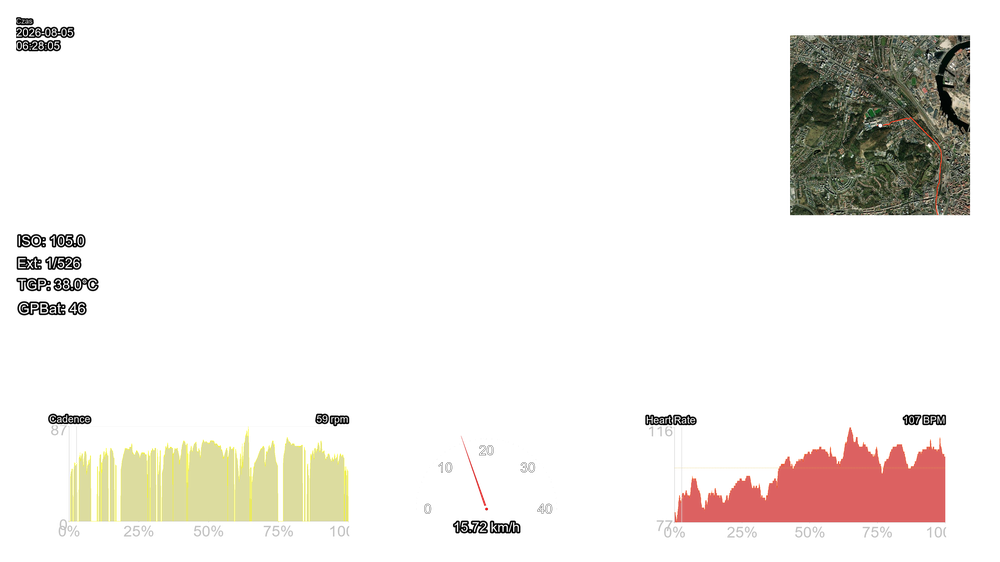
#> input picture 01_python_hud.png, 1000 x 562 px, shrunk from 3840 x 2160 before the run, found by its file name
$ python inspect_images.py
#> lines starting #> are read from the running program, lines starting #| are printed output that depends on the picture
import os
import numpy as np
from PIL import Image

for name in ["01_python_hud.png", "02_buffer_sent_to_dll.png", "03_d3d11_hud_texture.png", "04_videoprocessor_output.png", "05_final_encoded_frame.png"]:
    if os.path.exists(name):
        im = Image.open(name)
#> im is the input picture: PIL image 1000x562 RGBA; mean R, G, B, A 21.2, 15.6, 9.7, 27.4
        arr = np.array(im)
        print(f"=== IMAGE {name} ===")
        print(f"  Shape: {arr.shape}, Dtype: {arr.dtype}")
#|   Shape: (562, 1000, 4), Dtype: uint8
        non_zero = (arr > 20).sum()
#> non_zero = 277065
        print(f"  Min: {arr.min()}, Max: {arr.max()}, Mean: {arr.mean():.2f}, Non-black (>20) count: {non_zero}")
#|   Min: 0, Max: 255, Mean: 18.48, Non-black (>20) count: 277065
        if arr.ndim == 3 and arr.shape[2] >= 3:
            r, g, b = arr[:, :, 0], arr[:, :, 1], arr[:, :, 2]
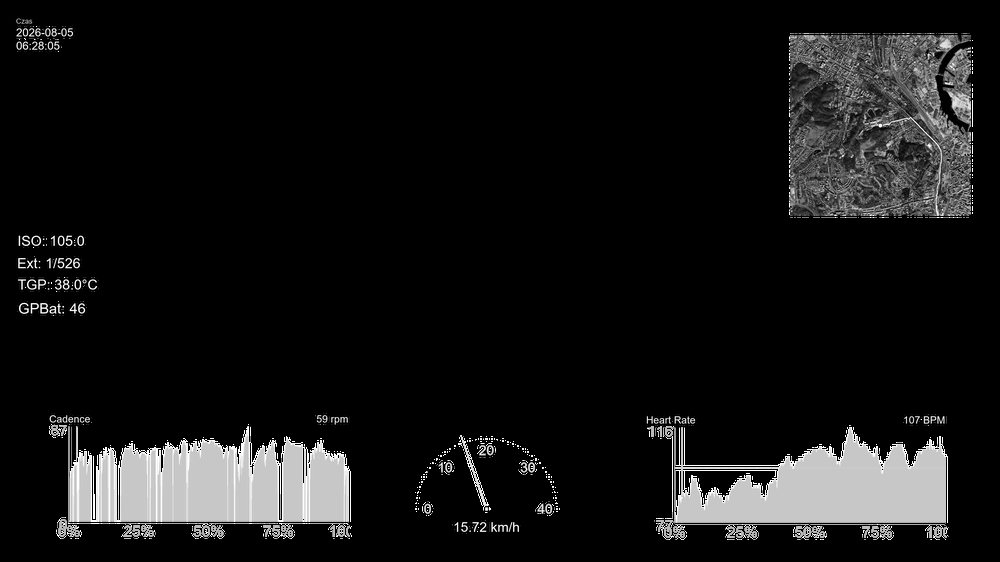
#> r: shape (562, 1000); min 0, max 255, mean 21.2
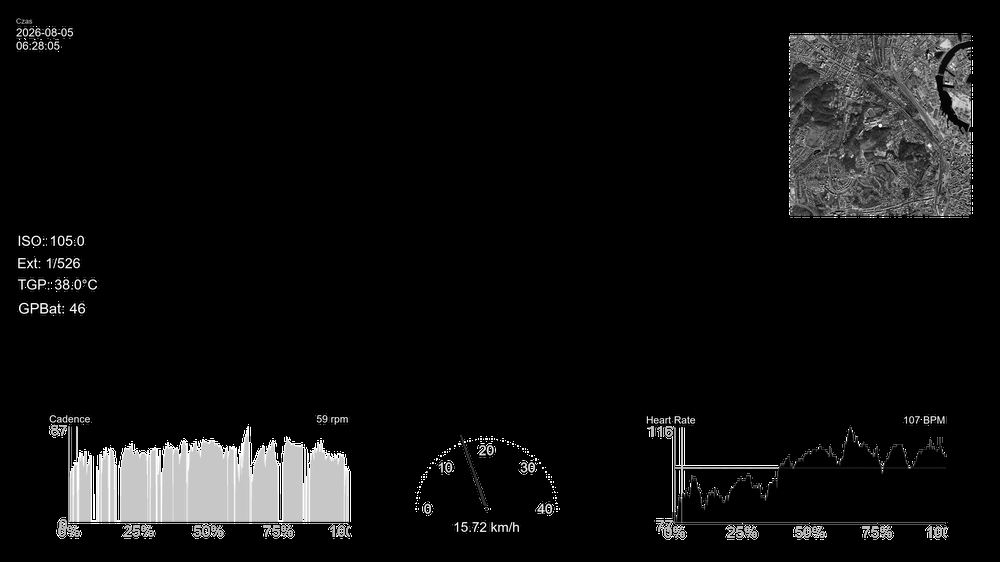
#> g: shape (562, 1000); min 0, max 255, mean 15.6
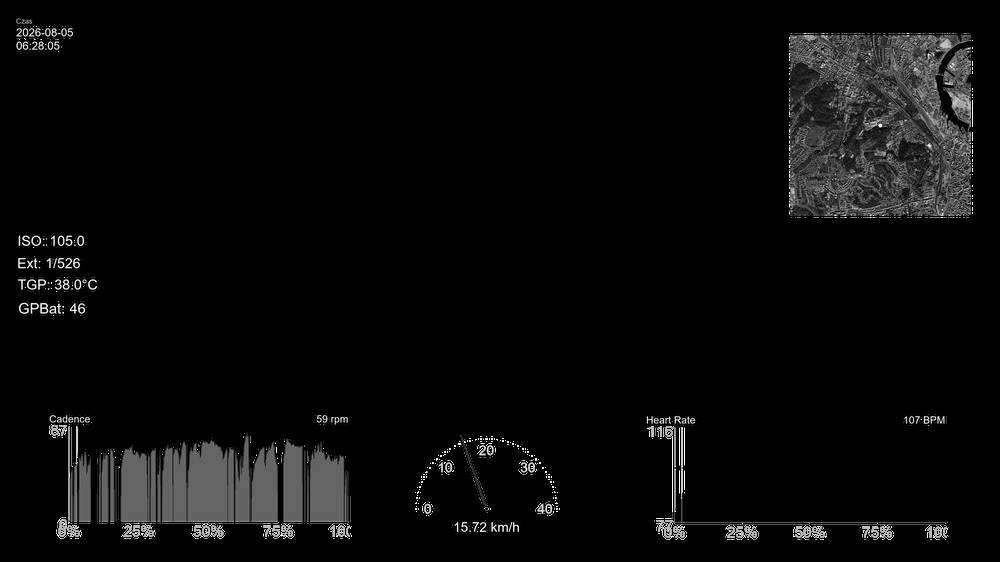
#> b: shape (562, 1000); min 0, max 255, mean 9.7
            print(f"  Channel Means -> R: {r.mean():.2f}, G: {g.mean():.2f}, B: {b.mean():.2f}")
#|   Channel Means -> R: 21.17, G: 15.62, B: 9.71
            print(f"  Channel Max   -> R: {r.max()}, G: {g.max()}, B: {b.max()}")
#|   Channel Max   -> R: 255, G: 255, B: 255
#> pass 3 of the loop `for name in ["01_python_hud.png", "02_buffer_sent_to_dll.png", "03_d3d..`:
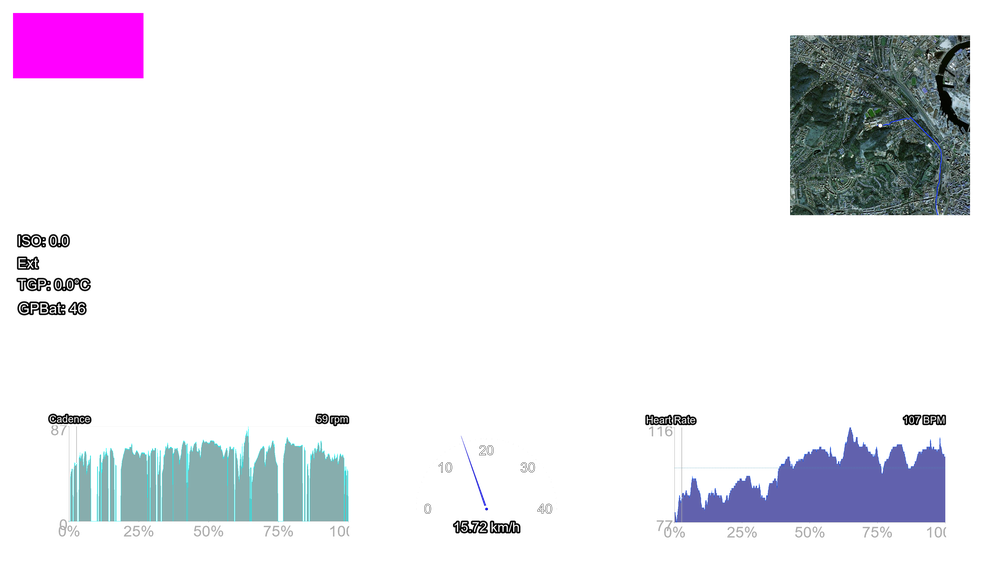
#> input picture 03_d3d11_hud_texture.png, 1000 x 562 px, shrunk from 3840 x 2160 before the run, found by its file name
#> im is the input picture: PIL image 1000x562 RGBA; mean R, G, B, A 12.2, 12.7, 20.4, 30.5
#|   Shape: (562, 1000, 4), Dtype: uint8
#> non_zero = 297193
#|   Min: 0, Max: 255, Mean: 18.95, Non-black (>20) count: 297193
#> `r, g, b = arr[:, :, 0], arr[:, :, 1], arr[:, :, 2]`:
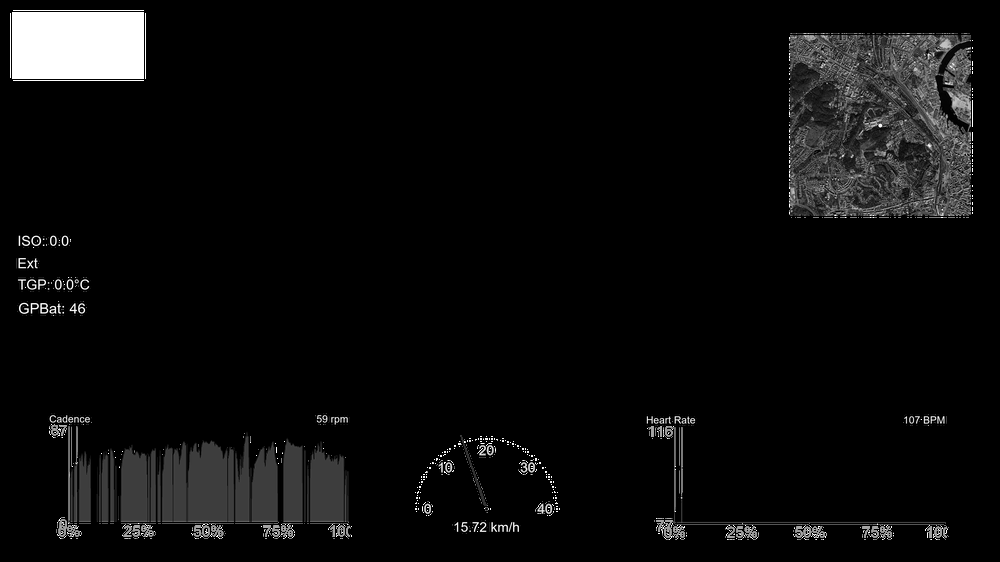
#> r: shape (562, 1000); min 0, max 255, mean 12.2
#> `r, g, b = arr[:, :, 0], arr[:, :, 1], arr[:, :, 2]`:
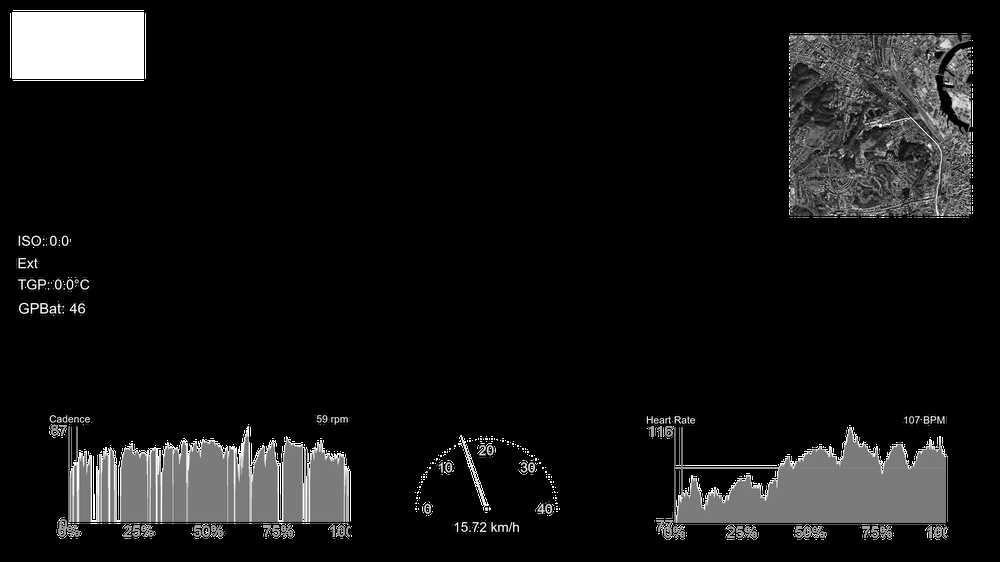
#> b: shape (562, 1000); min 0, max 255, mean 20.4
#|   Channel Means -> R: 12.18, G: 12.74, B: 20.42
#|   Channel Max   -> R: 255, G: 255, B: 255
#> the loop made 5 passes; the first 3 are shown
